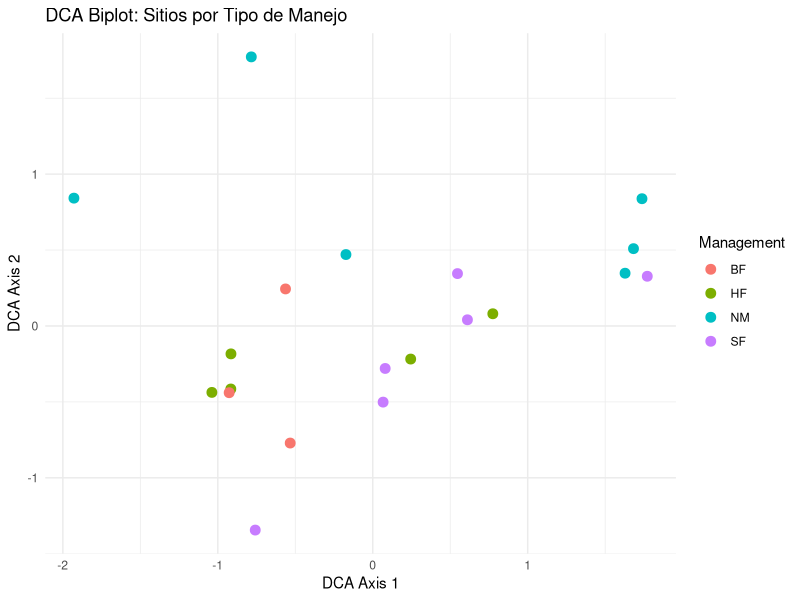
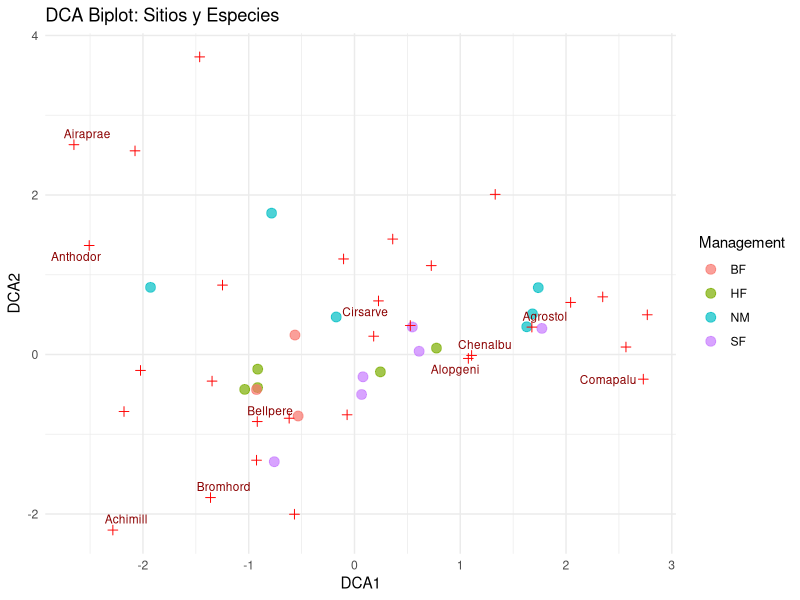
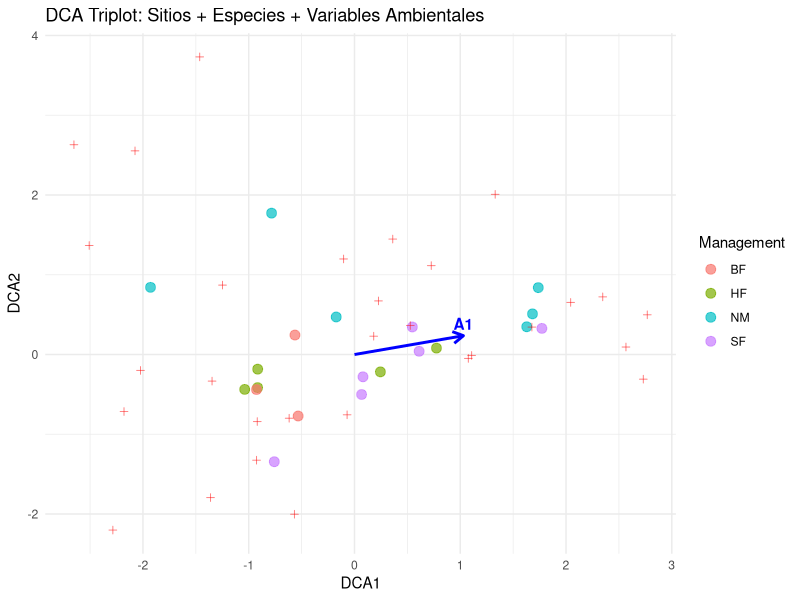
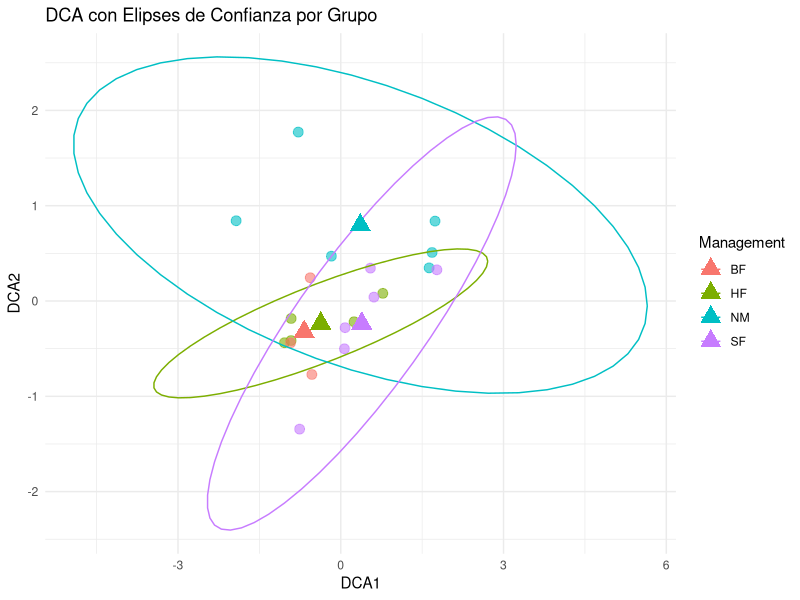

The R script that drew these images, in order:
# ============================================
# EJERCICIO 3: BIPLOTS E INTERPRETACIÓN
# ============================================

library(vegan)
library(ggplot2)
library(ggrepel) # Para etiquetas no superpuestas
library(dplyr)

# Cargar datos
data(dune)
data(dune.env)

# 1. EJECUTAR DCA
dca_result <- decorana(dune)

# 2. EXTRAER SCORES
# Scores de sitios
site_scores <- scores(dca_result, display = "sites", choices = c(1, 2))
site_df <- data.frame(
  DCA1 = site_scores[, 1],
  DCA2 = site_scores[, 2],
  Site = rownames(site_scores),
  Management = dune.env$Management,
  Moisture = dune.env$Moisture
)

# Scores de especies
species_scores <- scores(dca_result, display = "species", choices = c(1, 2))
species_df <- data.frame(
  DCA1 = species_scores[, 1],
  DCA2 = species_scores[, 2],
  Species = rownames(species_scores)
)

# 3. BIPLOT BÁSICO (SITIOS SOLAMENTE)
p1 <- ggplot(site_df, aes(x = DCA1, y = DCA2, color = Management)) +
  geom_point(size = 3) +
  theme_minimal() +
  labs(title = "DCA Biplot: Sitios por Tipo de Manejo", x = "DCA Axis 1", y = "DCA Axis 2")
print(p1)

# 4. BIPLOT CON SITIOS Y ESPECIES
p2 <- ggplot() +
  geom_point(data = site_df, aes(x = DCA1, y = DCA2, color = Management), size = 3, alpha = 0.7) +
  geom_point(data = species_df, aes(x = DCA1, y = DCA2), shape = 3, color = "red", size = 2) +
  geom_text_repel(data = species_df[1:10, ], aes(x = DCA1, y = DCA2, label = Species), size = 3, color = "darkred") +
  theme_minimal() +
  labs(title = "DCA Biplot: Sitios y Especies")
print(p2)

# 5. AÑADIR VECTORES AMBIENTALES (envfit)
env_continuous <- dune.env[, "A1", drop = FALSE]
env_fit <- envfit(dca_result, env_continuous, permutations = 999)
print(env_fit)

env_coords <- as.data.frame(scores(env_fit, "vectors"))
env_coords$Variable <- rownames(env_coords)
env_coords$DCA1 <- env_coords$DCA1 * 2
env_coords$DCA2 <- env_coords$DCA2 * 2

# 6. BIPLOT COMPLETO (TRIPLOT)
p3 <- ggplot() +
  geom_point(data = site_df, aes(x = DCA1, y = DCA2, color = Management), size = 3, alpha = 0.7) +
  geom_point(data = species_df, aes(x = DCA1, y = DCA2), shape = 3, color = "red", size = 1.5, alpha = 0.5) +
  geom_segment(data = env_coords, aes(x = 0, y = 0, xend = DCA1, yend = DCA2), arrow = arrow(length = unit(0.3, "cm")), color = "blue", linewidth = 1) +
  geom_text(data = env_coords, aes(x = DCA1, y = DCA2, label = Variable), color = "blue", fontface = "bold", vjust = -0.5) +
  theme_minimal() +
  labs(title = "DCA Triplot: Sitios + Especies + Variables Ambientales")
print(p3)

# 7. ANÁLISIS DE AGRUPAMIENTOS
centroids <- site_df %>%
  group_by(Management) %>%
  summarise(DCA1_mean = mean(DCA1), DCA2_mean = mean(DCA2))

p4 <- ggplot(site_df, aes(x = DCA1, y = DCA2, color = Management)) +
  geom_point(size = 3, alpha = 0.6) +
  stat_ellipse(type = "norm", level = 0.95) +
  geom_point(data = centroids, aes(x = DCA1_mean, y = DCA2_mean, color = Management), size = 5, shape = 17) +
  theme_minimal() +
  labs(title = "DCA con Elipses de Confianza por Grupo")
print(p4)
